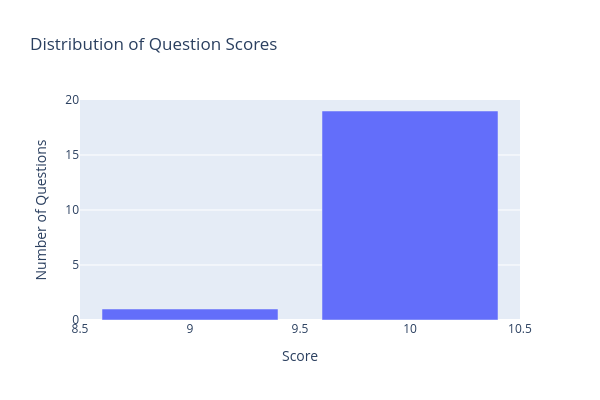

Notebook code cell kept with this figure:
### Markdown cell above
Run the following code to graph the distribution of question scores.

### Code cell
from collections import Counter

score_counter = Counter(r["score"] for r in responses)

px.bar(
    x=score_counter.keys(),
    y=score_counter.values(),
    width=600,
    height=400,
    title="Distribution of Question Scores",
    labels={"x": "Score", "y": "Number of Questions"},
).show()

### Figure 1 — Plotly figure (JSON) as saved in the notebook; plotly's stock layout.template omitted (floating-point values rounded to 4 significant figures)
{"data": [{"hovertemplate": "Score=%{x}<br>Number of Questions=%{y}<extra></extra>", "legendgroup": "", "marker": {"color": "#636efa", "pattern": {"shape": ""}}, "name": "", "orientation": "v", "showlegend": false, "textposition": "auto", "type": "bar", "x": [10, 9], "xaxis": "x", "y": [19, 1], "yaxis": "y"}], "layout": {"barmode": "relative", "height": 400, "legend": {"tracegroupgap": 0}, "title": {"text": "Distribution of Question Scores"}, "width": 600, "xaxis": {"anchor": "y", "domain": [0, 1], "title": {"text": "Score"}}, "yaxis": {"anchor": "x", "domain": [0, 1], "title": {"text": "Number of Questions"}}}}
